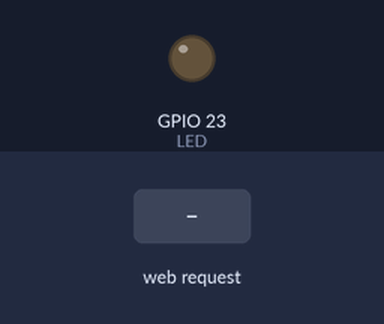
A sketch run on a simulated ESP32. Shown: output pins drawn as LEDs (lit = HIGH). The test bench sets the inputs (shaded band). WiFi joins after 1.5 s; servers stay silent unless stated; what the sketch prints to the serial monitor is not drawn.

Above: at 2.7 s.
2.8 s: HTTP request GET /H received
At 3.1 s:
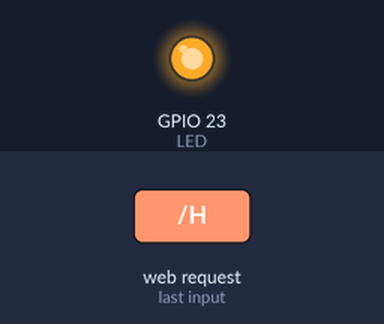
4.3 s: HTTP request GET /L received
At 5.4 s:
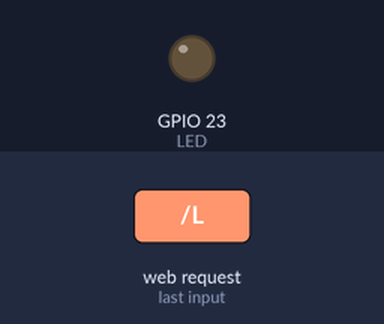
Timing chart, 0 to 7.3 s (numbered marks = the images above; inputs shaded):
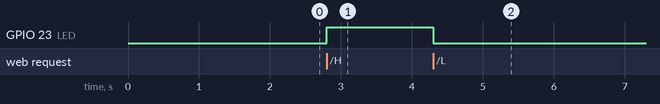

Measured:
- after the input at 2.8 s, GPIO 23 (LED): LOW → HIGH at once
- after the input at 4.3 s, GPIO 23 (LED): HIGH → LOW at once

The sketch:

Wifi_LED.ino
```cpp
#include <WiFi.h>

const char* ssid     = "";    // 연결할 SSID
const char* password = "";     // 연결할 SSID의 비밀번호
IPAddress ip;
int status = WL_IDLE_STATUS;
WiFiServer server(80);

const int LED = 23;

void setup()
{
  Serial.begin(115200);
  delay(10);
  WiFi.begin(ssid, password);
  pinMode(LED, OUTPUT);

  // 와이파이망에 연결
  while (WiFi.status() != WL_CONNECTED) {
    delay(500);
    Serial.print(".");
  }
  Serial.println("Network connected.");
  server.begin();
  ip = WiFi.localIP();
  Serial.print("To see this page in action, open a browser to http://");
  Serial.println(ip);
}

// 연결 여부 로그 출력

void loop() {
  WiFiClient client = server.available();
  if (client) {
    Serial.println("new client");
    String newLine = "";
    while (client.connected()) {
      if (client.available()) {
        char c = client.read();
        Serial.write(c);
        if (c == '\n') {
          if (newLine) {
            Serial.println("Client Request Ended!");
            Serial.println("Web page transfer Start!");
            client.println("HTTP/1.1 200 OK");
            client.println("Content-type:text/html");
            client.println("Connection: close");
            client.println();
            client.println("<!DOCTYPE html>");
            client.println("<html>");
            client.println("<head>");
            client.println("<title>Network Info</title>");
            client.println("</head>");
            client.println("<body>");
            client.println("<h1>WiFi Connection Status</h1>");
            client.println("<p>IP Address : ");
            client.println(ip);
            client.println("</p>");     // ...  주소

            client.print("Click <a href=\"/H\">here</a> turn the LED on pin 23 ON<br>");
            client.print("Click <a href=\"/L\">here</a> turn the LED off pin 23 OFF<br>");

            //client.print("<p>SSID : ");
            //client.print(WiFi.SSID());
            //client.print("</p>");
            //client.print("<p>RSSI : ");
            //client.print(WiFi.RSSI());
            //client.print(" dBm</p>");   //와이파이 설명 (이름과 속도?)
            client.println("</body>");
            client.println("</html>");
            break;
          } else {
            newLine = "";
          }
        } else if (c != '\r') {
          newLine += c;
        }

        if (newLine.endsWith("GET /H"))
        {
          digitalWrite(LED, HIGH);
        }
        if (newLine.endsWith("GET /L"))
        {
          digitalWrite(LED, LOW);
        }
      }
    }
    client.stop();
    Serial.println("client disonnected");
  }
}
```
